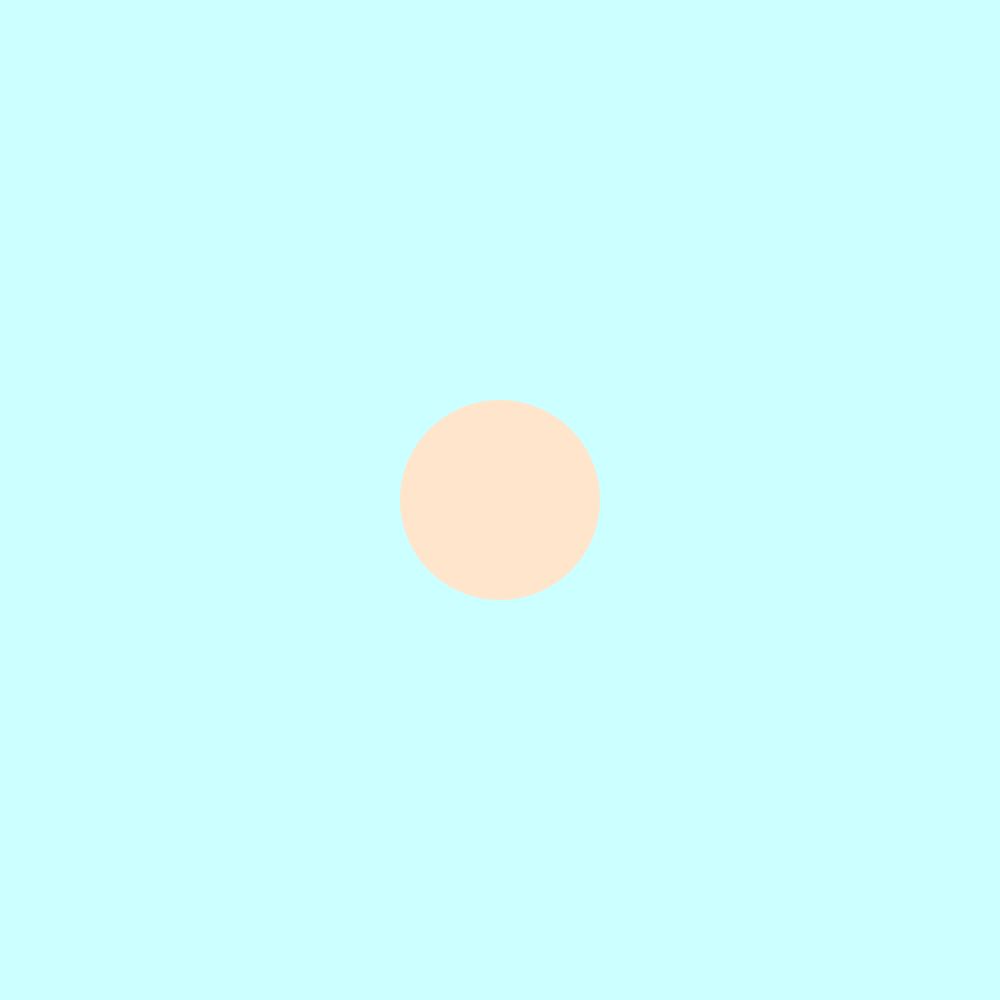
Frame 1 (no input)
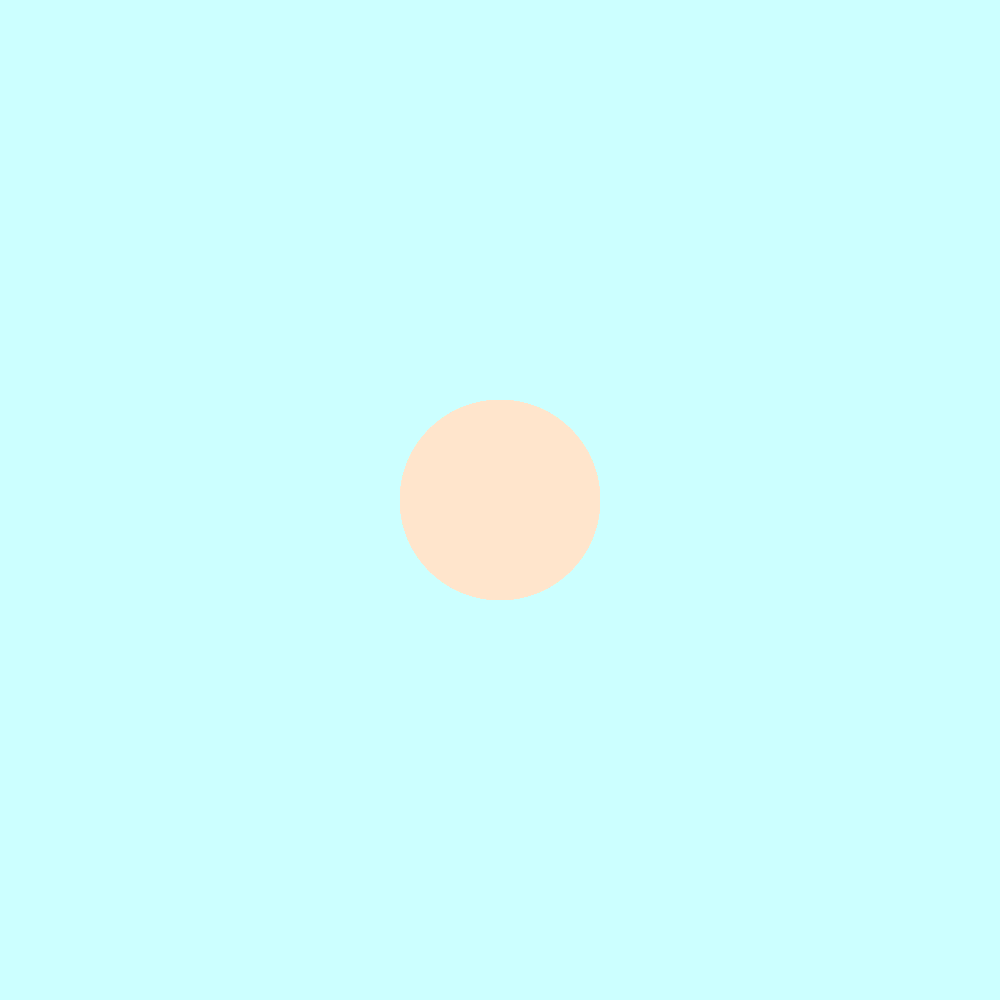
Frame 60 (the mouse pressed at the canvas centre just before this capture)
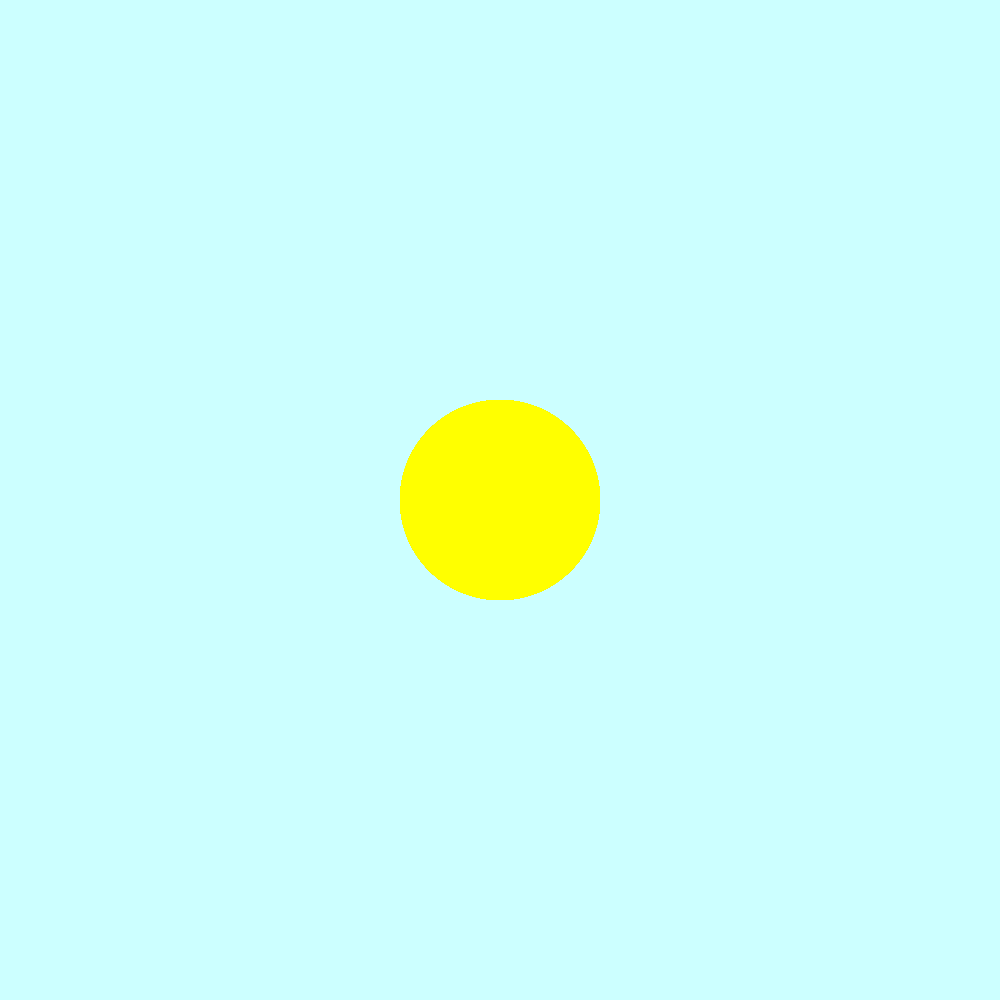
Frame 120 (the mouse held since frame 60 and released just before this capture)

The Processing sketch that drew these frames (run headless with seeded random() and noise(); from frame 60 on, the mouse is pressed at the canvas centre):

// Processing sketch: week3_class
// ── week3_class.pde
//ellipse w/ color variable
//background color variable
//boolean in draw function
//boolean based on dist (within circle)
//mousepressed and dist<circleradius
//println boolean on screen

color dotC, bgC;
float dotX, dotY;
float dotD;
int mouseD;
boolean dotClicked;

void setup(){
  size (1000,1000);
  dotC = color(255,229,204);
  bgC = color(204,255,255);
  background(bgC);
  
  dotX = width/2;
  dotY = height/2;
  dotD = width/5;
}

void draw(){
  mouseD = int(dist(mouseX, mouseY, dotX, dotY));
  
  if (mouseD<dotD/2){
    dotC = color(255,255,0);
  }else{
    dotC = color(255,229,204);
  }
  
  noStroke();
  fill (dotC);
  ellipse(dotX, dotY, dotD, dotD);
 
}

void mousePressed(){
  if (mouseD<dotD/2){
    dotClicked = !dotClicked;
    //variable - switches from true/false
  } 
  if (dotClicked){
    bgC = color(255,51,153);
  }else{
    bgC = color(204,255,255);
  }
  background(bgC);
  println(dotClicked);
}
